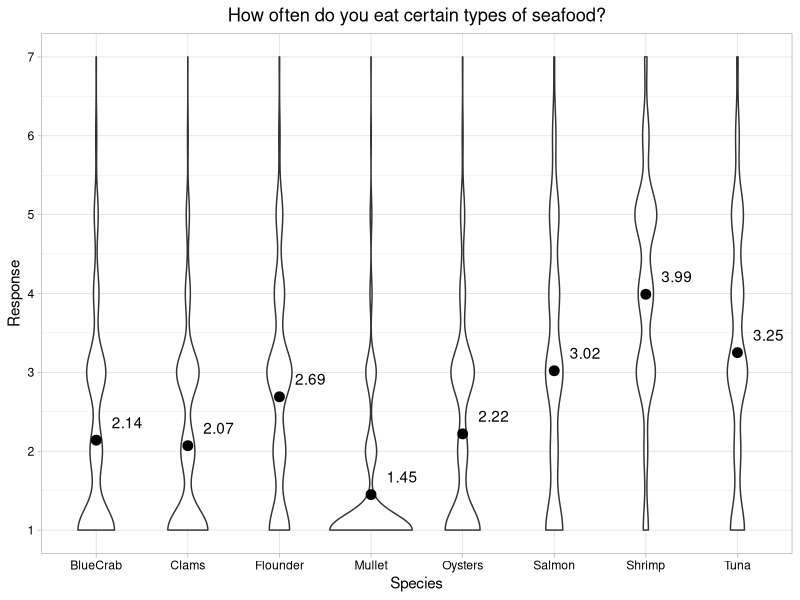
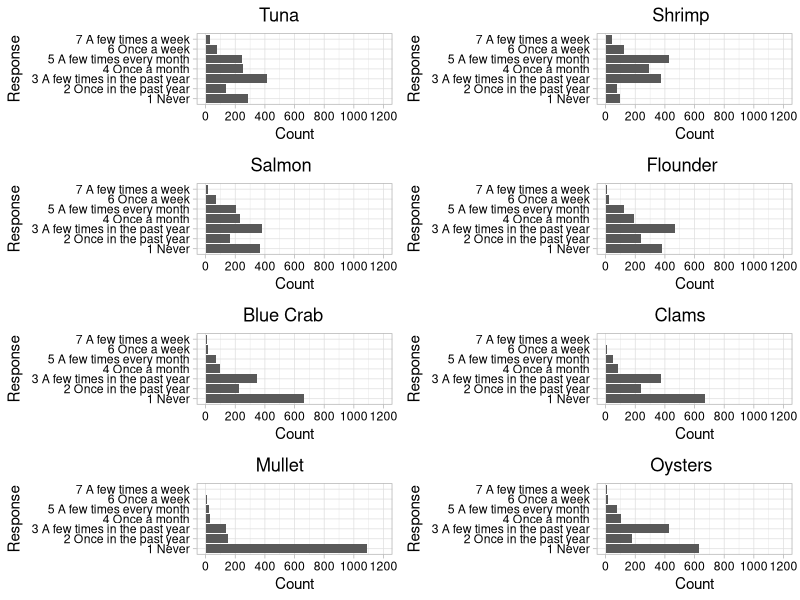
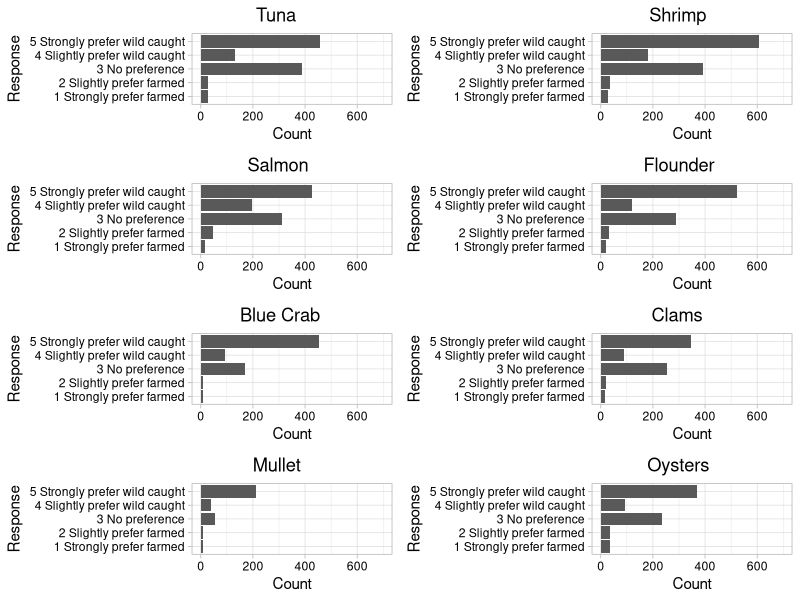
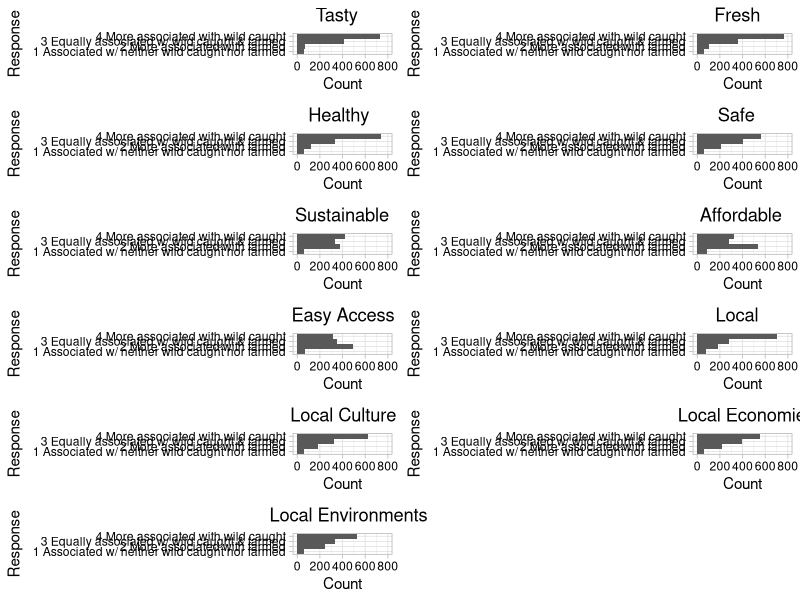

Reproduce these figures in R, in order.
## ---- chunk 1
# Set global options for R chunks
knitr::opts_chunk$set(echo = FALSE, warning = FALSE, message = FALSE)

# Set your working directory

# Load your packages
library(tidyverse)
library(ggplot2)
library(reshape2)
library(cowplot)

# Set your ggplot theme
mytheme <- theme_light() +
  theme(axis.text = element_text(color = "black"), 
        legend.position = "top",
        plot.title = element_text(hjust=0.4))
theme_set(mytheme)

# Load your datasets
survey.dat <- read.csv("./Data/Raw/AquacultureSurveyData.csv")

## ---- chunk 2
freq.general <- as.data.frame(survey.dat$Frequency_General) 
freq.general <- freq.general %>% 
  mutate(Overall_Frequency = survey.dat$Frequency_General + 1)
freq.general.mean <- freq.general %>% 
  summarize(Overall_Mean = mean(Overall_Frequency))

## ---- chunk 3
# Selecting the relevant columns from the raw data frame
freq.sp <- select(survey.dat, Frequency_Tuna:Frequency_Oysters)

# Finding means
freq.sp.mean <- freq.sp %>% 
  # Adding 1 to all cells to eliminate 0s
  mutate(Frequency_Tuna = Frequency_Tuna + 1,
         Frequency_Shrimp = Frequency_Shrimp + 1,
         Frequency_Salmon = Frequency_Salmon + 1,
         Frequency_Flounder = Frequency_Flounder + 1,
         Frequency_BlueCrab = Frequency_BlueCrab + 1,
         Frequency_Clams = Frequency_Clams + 1,
         Frequency_Mullet = Frequency_Mullet + 1,
         Frequency_Oysters = Frequency_Oysters + 1) %>% 
  # Finding the mean response per species
  summarize(Tuna = round(mean(Frequency_Tuna), 2),
            Shrimp = round(mean(Frequency_Shrimp), 2),
            Salmon = round(mean(Frequency_Salmon), 2),
            Flounder = round(mean(Frequency_Flounder), 2),
            BlueCrab = round(mean(Frequency_BlueCrab), 2),
            Clams = round(mean(Frequency_Clams), 2),
            Mullet = round(mean(Frequency_Mullet), 2),
            Oysters = round(mean(Frequency_Oysters), 2)) %>% 
  pivot_longer(Tuna:Oysters, names_to = "Species", values_to = "Mean")

freq.means.table <- knitr::kable(freq.sp.mean, caption = "Mean response: How often do you eat the following type of seafood?")
freq.means.table
## ---- chunk 4
# Wrangling data for violin plot using pivot_longer
freq.sp.pivot <- freq.sp %>% 
  rename(Tuna = Frequency_Tuna,
         Shrimp = Frequency_Shrimp,
         Salmon = Frequency_Salmon,
         Flounder = Frequency_Flounder,
         BlueCrab = Frequency_BlueCrab,
         Clams = Frequency_Clams,
         Mullet = Frequency_Mullet,
         Oysters = Frequency_Oysters) %>% 
  pivot_longer(Tuna:Oysters, names_to = "Species", values_to = "Response") %>% 
  # Eliminating 0s
  mutate(Response = Response + 1)

freq.pivot.violin <- ggplot() +
  geom_violin(data = freq.sp.pivot, aes(x = Species, y = Response)) +
  geom_point(data = freq.sp.mean, aes(x = Species, y = Mean), size = 3) +
  geom_text(data = freq.sp.mean, aes(x = Species, y = Mean, label = Mean), 
            hjust = -0.5, vjust = -1) +
  labs(title = "How often do you eat certain types of seafood?") + 
  scale_y_continuous(limits = c(1,7), breaks = c(1:7)) +
  theme(plot.title = element_text(hjust=0.5))
freq.pivot.violin

## ---- chunk 5
# Frequency of each response per seafood type
freq.sp.Tuna <- as.data.frame(table(freq.sp$Frequency_Tuna))
freq.sp.Shrimp <- as.data.frame(table(freq.sp$Frequency_Shrimp))
freq.sp.Salmon <- as.data.frame(table(freq.sp$Frequency_Salmon))
freq.sp.Flounder <- as.data.frame(table(freq.sp$Frequency_Flounder))
freq.sp.BlueCrab <- as.data.frame(table(freq.sp$Frequency_BlueCrab))
freq.sp.Clams <- as.data.frame(table(freq.sp$Frequency_Clams))
freq.sp.Mullet <- as.data.frame(table(freq.sp$Frequency_Mullet))
freq.sp.Oysters <- as.data.frame(table(freq.sp$Frequency_Oysters))

# Renaming Response column
freq.response.meaning <- c("1 Never", 
                           "2 Once in the past year", 
                           "3 A few times in the past year",
                           "4 Once a month",
                           "5 A few times every month",
                           "6 Once a week",
                           "7 A few times a week")

freq.sp.Tuna$Var1 <- freq.response.meaning
freq.sp.Shrimp$Var1 <- freq.response.meaning
freq.sp.Salmon$Var1 <- freq.response.meaning
freq.sp.Flounder$Var1 <- freq.response.meaning
freq.sp.BlueCrab$Var1 <- freq.response.meaning
freq.sp.Clams$Var1 <- freq.response.meaning
freq.sp.Mullet$Var1 <- freq.response.meaning
freq.sp.Oysters$Var1 <- freq.response.meaning

# Creating bar plots for each seafood type with consistent axes
freq.Tuna.bar <- ggplot(freq.sp.Tuna, aes(y = Var1, x = Freq)) +
  geom_bar(stat = "identity") +
  labs(y = "Response", x = "Count", title = "Tuna") + 
  scale_x_continuous(limits = c(0, 1200), breaks = c(0, 200, 400, 600, 800, 1000, 1200))

freq.Shrimp.bar <- ggplot(freq.sp.Shrimp, aes(y = Var1, x = Freq)) +
  geom_bar(stat = "identity") +
  labs(y = "Response", x = "Count", title = "Shrimp") + 
  scale_x_continuous(limits = c(0, 1200), breaks = c(0, 200, 400, 600, 800, 1000, 1200))

freq.Salmon.bar <- ggplot(freq.sp.Salmon, aes(y = Var1, x = Freq)) +
  geom_bar(stat = "identity") +
  labs(y = "Response", x = "Count", title = "Salmon") + 
  scale_x_continuous(limits = c(0, 1200), breaks = c(0, 200, 400, 600, 800, 1000, 1200))

freq.Flounder.bar <- ggplot(freq.sp.Flounder, aes(y = Var1, x = Freq)) +
  geom_bar(stat = "identity") +
  labs(y = "Response", x = "Count", title = "Flounder") + 
  scale_x_continuous(limits = c(0, 1200), breaks = c(0, 200, 400, 600, 800, 1000, 1200))

freq.BlueCrab.bar <- ggplot(freq.sp.BlueCrab, aes(y = Var1, x = Freq)) +
  geom_bar(stat = "identity") +
  labs(y = "Response", x = "Count", title = "Blue Crab") + 
  scale_x_continuous(limits = c(0, 1200), breaks = c(0, 200, 400, 600, 800, 1000, 1200))

freq.Clams.bar <- ggplot(freq.sp.Clams, aes(y = Var1, x = Freq)) +
  geom_bar(stat = "identity") +
  labs(y = "Response", x = "Count", title = "Clams") + 
  scale_x_continuous(limits = c(0, 1200), breaks = c(0, 200, 400, 600, 800, 1000, 1200))

freq.Mullet.bar <- ggplot(freq.sp.Mullet, aes(y = Var1, x = Freq)) +
  geom_bar(stat = "identity") +
  labs(y = "Response", x = "Count", title = "Mullet") + 
  scale_x_continuous(limits = c(0, 1200), breaks = c(0, 200, 400, 600, 800, 1000, 1200))

freq.Oysters.bar <- ggplot(freq.sp.Oysters, aes(y = Var1, x = Freq)) +
  geom_bar(stat = "identity") +
  labs(y = "Response", x = "Count", title = "Oysters") + 
  scale_x_continuous(limits = c(0, 1200), breaks = c(0, 200, 400, 600, 800, 1000, 1200))

# 4x2 plot presentation
plot_grid(freq.Tuna.bar, freq.Shrimp.bar, freq.Salmon.bar, freq.Flounder.bar, freq.BlueCrab.bar, freq.Clams.bar, freq.Mullet.bar, freq.Oysters.bar, ncol = 2)

## ---- chunk 6
# Selecting the relevant columns from the raw data frame
pref.sp <- select(survey.dat, Preference_Tuna:Preference_Oysters)

# Frequency of each response per seafood type
pref.sp.Tuna <- as.data.frame(table(pref.sp$Preference_Tuna))
pref.sp.Shrimp <- as.data.frame(table(pref.sp$Preference_Shrimp))
pref.sp.Salmon <- as.data.frame(table(pref.sp$Preference_Salmon))
pref.sp.Flounder <- as.data.frame(table(pref.sp$Preference_Flounder))
pref.sp.BlueCrab <- as.data.frame(table(pref.sp$Preference_BlueCrab))
pref.sp.Clams <- as.data.frame(table(pref.sp$Preference_Clams))
pref.sp.Mullet <- as.data.frame(table(pref.sp$Preference_Mullet))
pref.sp.Oysters <- as.data.frame(table(pref.sp$Preference_Oysters))

# Renaming Response column and removing option 6 "I don't know"
pref.response.meaning <- c("5 Strongly prefer wild caught", 
                           "4 Slightly prefer wild caught", 
                           "3 No preference",
                           "2 Slightly prefer farmed",
                           "1 Strongly prefer farmed")

pref.sp.Tuna <- pref.sp.Tuna[-c(6),]
pref.sp.Tuna$Var1 <- pref.response.meaning
pref.sp.Shrimp <- pref.sp.Shrimp[-c(6),]
pref.sp.Shrimp$Var1 <- pref.response.meaning
pref.sp.Salmon <- pref.sp.Salmon[-c(6),]
pref.sp.Salmon$Var1 <- pref.response.meaning
pref.sp.Flounder <- pref.sp.Flounder[-c(6),]
pref.sp.Flounder$Var1 <- pref.response.meaning
pref.sp.BlueCrab <- pref.sp.BlueCrab[-c(6),]
pref.sp.BlueCrab$Var1 <- pref.response.meaning
pref.sp.Clams <- pref.sp.Clams[-c(6),]
pref.sp.Clams$Var1 <- pref.response.meaning
pref.sp.Mullet <- pref.sp.Mullet[-c(6),]
pref.sp.Mullet$Var1 <- pref.response.meaning
pref.sp.Oysters <- pref.sp.Oysters[-c(6),]
pref.sp.Oysters$Var1 <- pref.response.meaning

# Creating bar plots for each seafood type with consistent axes
pref.Tuna.bar <- ggplot(pref.sp.Tuna, aes(y = Var1, x = Freq)) +
  geom_bar(stat = "identity") +
  labs(y = "Response", x = "Count", title = "Tuna") + 
  scale_x_continuous(limits = c(0, 700), breaks = c(0, 200, 400, 600))

pref.Shrimp.bar <- ggplot(pref.sp.Shrimp, aes(y = Var1, x = Freq)) +
  geom_bar(stat = "identity") +
  labs(y = "Response", x = "Count", title = "Shrimp") + 
  scale_x_continuous(limits = c(0, 700), breaks = c(0, 200, 400, 600))

pref.Salmon.bar <- ggplot(pref.sp.Salmon, aes(y = Var1, x = Freq)) +
  geom_bar(stat = "identity") +
  labs(y = "Response", x = "Count", title = "Salmon") + 
  scale_x_continuous(limits = c(0, 700), breaks = c(0, 200, 400, 600))

pref.Flounder.bar <- ggplot(pref.sp.Flounder, aes(y = Var1, x = Freq)) +
  geom_bar(stat = "identity") +
  labs(y = "Response", x = "Count", title = "Flounder") + 
  scale_x_continuous(limits = c(0, 700), breaks = c(0, 200, 400, 600))

pref.BlueCrab.bar <- ggplot(pref.sp.BlueCrab, aes(y = Var1, x = Freq)) +
  geom_bar(stat = "identity") +
  labs(y = "Response", x = "Count", title = "Blue Crab") + 
  scale_x_continuous(limits = c(0, 700), breaks = c(0, 200, 400, 600))

pref.Clams.bar <- ggplot(pref.sp.Clams, aes(y = Var1, x = Freq)) +
  geom_bar(stat = "identity") +
  labs(y = "Response", x = "Count", title = "Clams") + 
  scale_x_continuous(limits = c(0, 700), breaks = c(0, 200, 400, 600))

pref.Mullet.bar <- ggplot(pref.sp.Mullet, aes(y = Var1, x = Freq)) +
  geom_bar(stat = "identity") +
  labs(y = "Response", x = "Count", title = "Mullet") + 
  scale_x_continuous(limits = c(0, 700), breaks = c(0, 200, 400, 600))

pref.Oysters.bar <- ggplot(pref.sp.Oysters, aes(y = Var1, x = Freq)) +
  geom_bar(stat = "identity") +
  labs(y = "Response", x = "Count", title = "Oysters") + 
  scale_x_continuous(limits = c(0, 700), breaks = c(0, 200, 400, 600))

# 4x2 plot presentation
plot_grid(pref.Tuna.bar, pref.Shrimp.bar, pref.Salmon.bar, pref.Flounder.bar, pref.BlueCrab.bar, pref.Clams.bar, pref.Mullet.bar, pref.Oysters.bar, ncol = 2)
## ---- chunk 7
# Selecting the relevant columns from the raw data frame
qual.sp <- select(survey.dat, Qualities_Healthy:Qualities_Fresh)

# Frequency of each response per quality
qual.sp.Healthy <- as.data.frame(table(qual.sp$Qualities_Healthy))
qual.sp.Local <- as.data.frame(table(qual.sp$Qualities_Local))
qual.sp.Safe <- as.data.frame(table(qual.sp$Qualities_Safe))
qual.sp.Local_Economies <- as.data.frame(table(qual.sp$Qualities_Local_Economies))
qual.sp.Tasty <- as.data.frame(table(qual.sp$Qualities_Tasty))
qual.sp.Affordable <- as.data.frame(table(qual.sp$Qualities_Affordable))
qual.sp.Local_Culture <- as.data.frame(table(qual.sp$Qualities_Local_Culture))
qual.sp.Sustainable <- as.data.frame(table(qual.sp$Qualities_Sustainable))
qual.sp.Easy_Access <- as.data.frame(table(qual.sp$Qualities_Easy_Access))
qual.sp.Local_Environments <- as.data.frame(table(qual.sp$Qualities_Local_Environments))
qual.sp.Fresh <- as.data.frame(table(qual.sp$Qualities_Fresh))

# Renaming Response column and removing option 5 "I don't know"
qual.response.meaning <- c("4 More associated with wild caught", 
                           "3 Equally associated w/ wild caught & farmed", 
                           "2 More associated with farmed",
                           "1 Associated w/ neither wild caught nor farmed")

qual.sp.Healthy <- qual.sp.Healthy[-c(5),]
qual.sp.Healthy$Var1 <- qual.response.meaning
qual.sp.Local <- qual.sp.Local[-c(5),]
qual.sp.Local$Var1 <- qual.response.meaning
qual.sp.Safe <- qual.sp.Safe[-c(5),]
qual.sp.Safe$Var1 <- qual.response.meaning
qual.sp.Local_Economies <- qual.sp.Local_Economies[-c(5),]
qual.sp.Local_Economies$Var1 <- qual.response.meaning
qual.sp.Tasty <- qual.sp.Tasty[-c(5),]
qual.sp.Tasty$Var1 <- qual.response.meaning
qual.sp.Affordable <- qual.sp.Affordable[-c(5),]
qual.sp.Affordable$Var1 <- qual.response.meaning
qual.sp.Local_Culture <- qual.sp.Local_Culture[-c(5),]
qual.sp.Local_Culture$Var1 <- qual.response.meaning
qual.sp.Sustainable <- qual.sp.Sustainable[-c(5),]
qual.sp.Sustainable$Var1 <- qual.response.meaning
qual.sp.Easy_Access <- qual.sp.Easy_Access[-c(5),]
qual.sp.Easy_Access$Var1 <- qual.response.meaning
qual.sp.Local_Environments <- qual.sp.Local_Environments[-c(5),]
qual.sp.Local_Environments$Var1 <- qual.response.meaning
qual.sp.Fresh <- qual.sp.Fresh[-c(5),]
qual.sp.Fresh$Var1 <- qual.response.meaning

# Creating bar plots for each quality with consistent axes
qual.Healthy.bar <- ggplot(qual.sp.Healthy, aes(y = Var1, x = Freq)) +
  geom_bar(stat = "identity") +
  labs(y = "Response", x = "Count", title = "Healthy") + 
  scale_x_continuous(limits = c(0, 800), breaks = c(0, 200, 400, 600, 800))

qual.Local.bar <- ggplot(qual.sp.Local, aes(y = Var1, x = Freq)) +
  geom_bar(stat = "identity") +
  labs(y = "Response", x = "Count", title = "Local") + 
  scale_x_continuous(limits = c(0, 800), breaks = c(0, 200, 400, 600, 800))

qual.Safe.bar <- ggplot(qual.sp.Safe, aes(y = Var1, x = Freq)) +
  geom_bar(stat = "identity") +
  labs(y = "Response", x = "Count", title = "Safe") + 
  scale_x_continuous(limits = c(0, 800), breaks = c(0, 200, 400, 600, 800))

qual.Local_Economies.bar <- ggplot(qual.sp.Local_Economies, aes(y = Var1, x = Freq)) +
  geom_bar(stat = "identity") +
  labs(y = "Response", x = "Count", title = "Local Economies") + 
  scale_x_continuous(limits = c(0, 800), breaks = c(0, 200, 400, 600, 800))

qual.Tasty.bar <- ggplot(qual.sp.Tasty, aes(y = Var1, x = Freq)) +
  geom_bar(stat = "identity") +
  labs(y = "Response", x = "Count", title = "Tasty") + 
  scale_x_continuous(limits = c(0, 800), breaks = c(0, 200, 400, 600, 800))

qual.Affordable.bar <- ggplot(qual.sp.Affordable, aes(y = Var1, x = Freq)) +
  geom_bar(stat = "identity") +
  labs(y = "Response", x = "Count", title = "Affordable") + 
  scale_x_continuous(limits = c(0, 800), breaks = c(0, 200, 400, 600, 800))

qual.Local_Culture.bar <- ggplot(qual.sp.Local_Culture, aes(y = Var1, x = Freq)) +
  geom_bar(stat = "identity") +
  labs(y = "Response", x = "Count", title = "Local Culture") + 
  scale_x_continuous(limits = c(0, 800), breaks = c(0, 200, 400, 600, 800))

qual.Sustainable.bar <- ggplot(qual.sp.Sustainable, aes(y = Var1, x = Freq)) +
  geom_bar(stat = "identity") +
  labs(y = "Response", x = "Count", title = "Sustainable") + 
  scale_x_continuous(limits = c(0, 800), breaks = c(0, 200, 400, 600, 800))

qual.Easy_Access.bar <- ggplot(qual.sp.Easy_Access, aes(y = Var1, x = Freq)) +
  geom_bar(stat = "identity") +
  labs(y = "Response", x = "Count", title = "Easy Access") + 
  scale_x_continuous(limits = c(0, 800), breaks = c(0, 200, 400, 600, 800))

qual.Local_Environments.bar <- ggplot(qual.sp.Local_Environments, aes(y = Var1, x = Freq)) +
  geom_bar(stat = "identity") +
  labs(y = "Response", x = "Count", title = "Local Environments") + 
  scale_x_continuous(limits = c(0, 800), breaks = c(0, 200, 400, 600, 800))

qual.Fresh.bar <- ggplot(qual.sp.Fresh, aes(y = Var1, x = Freq)) +
  geom_bar(stat = "identity") +
  labs(y = "Response", x = "Count", title = "Fresh") + 
  scale_x_continuous(limits = c(0, 800), breaks = c(0, 200, 400, 600, 800))

# 6x2 plot presentation
plot_grid(qual.Tasty.bar, qual.Fresh.bar, qual.Healthy.bar, qual.Safe.bar, qual.Sustainable.bar, qual.Affordable.bar, qual.Easy_Access.bar, qual.Local.bar, qual.Local_Culture.bar, qual.Local_Economies.bar, qual.Local_Environments.bar, ncol = 2)
